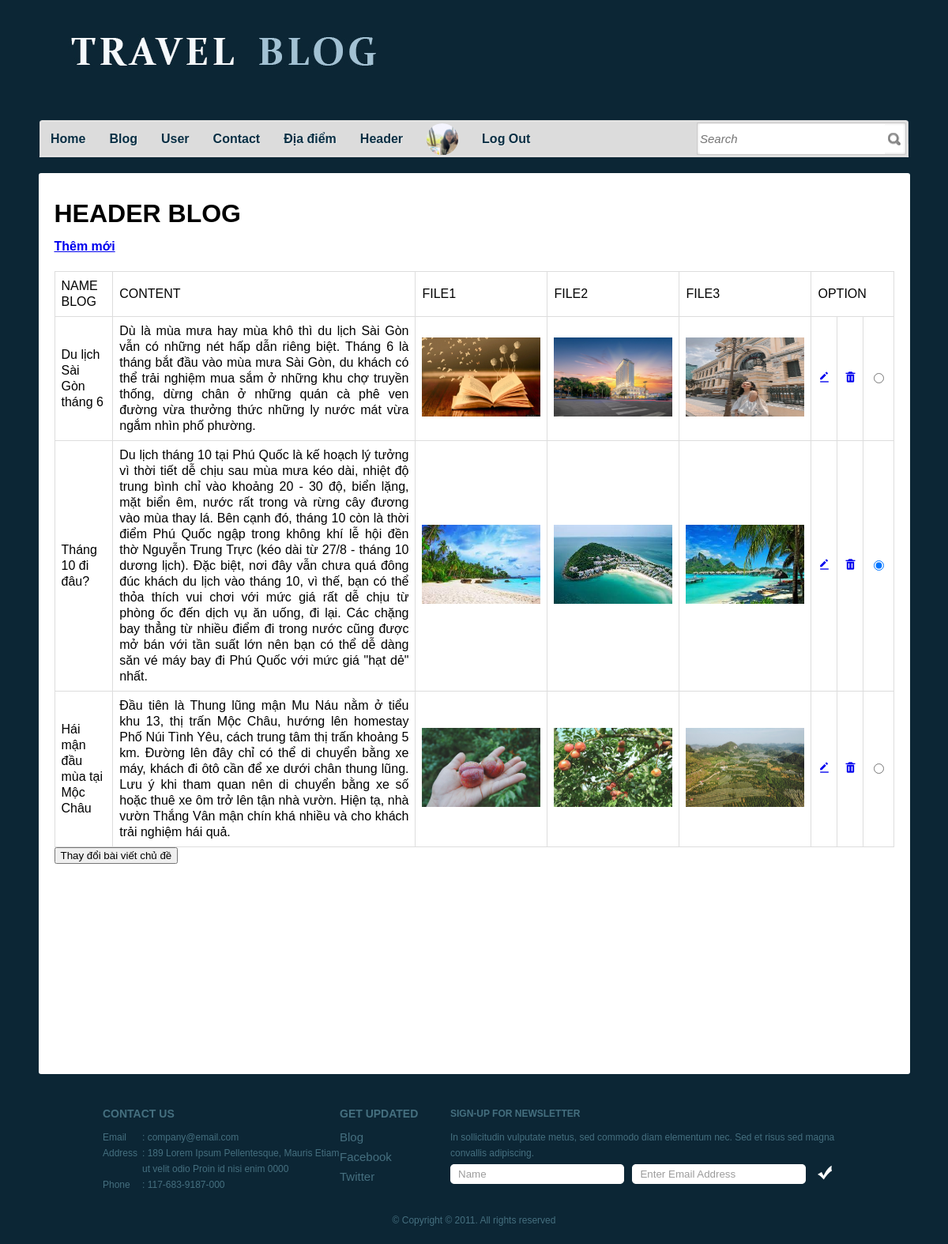
The page /ad_man_hd.php (signed in) on the database its author committed.
### tables this page shows
CREATE TABLE `register` (
  `id_regt` int(11) NOT NULL,
  `Fullname` varchar(50) NOT NULL,
  `email` varchar(30) NOT NULL,
  `password` varchar(10) NOT NULL,
  `gender` varchar(10) NOT NULL,
  `address` varchar(20) NOT NULL,
  `birthday` date NOT NULL,
  `file` varchar(100) NOT NULL,
  `level` int(11) NOT NULL
);

CREATE TABLE `header_blog` (
  `id_header` int(11) NOT NULL,
  `name_header` text NOT NULL,
  `content` text NOT NULL,
  `file1` varchar(100) NOT NULL,
  `file2` varchar(100) NOT NULL,
  `file3` varchar(100) NOT NULL,
  `check_hd` int(11) NOT NULL
);

### control.php (called while the page is built, shortened)
<?php
include('connect.php');
 class data{
    public function get_register($email,$pass){
        global $conn;
        $sql="select*from register where email='$email' and password='$pass'";
        $run=mysqli_query($conn,$sql);
        return $run;
    }
public function select_hd(){
    global $conn;
    $sql="select *from header_blog";
    $run =mysqli_query($conn,$sql);
    return $run;
}
}

### ad_man_hd.php (the view, shortened to what this page needs)
<!DOCTYPE html>
<?php
include("control.php");
$get_data=new data();
if(empty($_SESSION["email"])){
    header('location:login.php');
}
else{
$select_info=$get_data->get_register($_SESSION["email"],$_SESSION["pass"]);
foreach($select_info as $select){
	$user_avata=$select["file"];
}
?>
<html>
<head>
	<link rel="stylesheet" href="css/style.css" type="text/css" charset="utf-8" />
	<link href='https://unpkg.com/boxicons@2.1.2/css/boxicons.min.css' rel='stylesheet'>
</head>
<body>
	<div id="header">
		<a href="admin_login.php" id="logo"><img src="images/logo1.jpg" alt="LOGO" /></a>
		<div id="navigation">
			<ul>
				<li class="first"><a href="admin_login.php">Home</a></li>
				<li><a href="ad_man_blog.php">Blog</a></li>
				<li><a href="ad_man_user.php">User</a></li>
				<li><a href="ad_contact.php">Contact</a></li>
				<li><a href="ad_man_add.php">Địa điểm</a></li>
				<li><a href="ad_man_hd.php" class="selected">Header</a></li>
				<li><a href=""><img src="img/<?php echo $user_avata?>" width="40px" height="40px" style="border-radius:50%;"></a></li>
				<li><a href="logout.php">Log Out</a></li>
			</ul>
		</div>
		<div id="search">
        <form action="" method="POST">
				<input type="text" placeholder="Search" class="txtfield" name="txt_search">
				<input type="submit" value="" class="button" name="btn_search">
			</form>
		</div>
	</div>
	<div id="contents">
    <div class="background">
        <form method="POST">
        <div id="">
				<h1>HEADER BLOG</h1><h4> <a href="ad_header.php" class="icon">Thêm mới</a></h4>
				<table>
					<tr>
						<td>NAME BLOG</td>
                        <td>CONTENT</td>
						<td>FILE1</td>
						<td>FILE2</td>
                        <td>FILE3</td>
						<td colspan="3">OPTION</td>
					</tr>
					<?php
					$select_hd=$get_data->select_hd();
                    foreach($select_hd as $se_hd){
                    ?>
					<tr>
                        <td><?php echo $se_hd['name_header']?></td>
						<td style="text-align:justify"><?php echo $se_hd['content']?></td>
						<td><img src="img_hd/<?php echo $se_hd['file1']?>" class="f"/></td>
						<td><img src="img_hd/<?php echo $se_hd['file2']?>" class="f"/></td>
						<td><img src="img_hd/<?php echo $se_hd['file3']?>" class="f"/></td>
						<td><a href="ad_hd_update.php?update_blog=<?php echo $se_hd['id_header']?>" class="icon"><i class='bx bxs-edit-alt' ></i></a></td>
                        <td><a href="ad_hd_delete.php?delete=<?php echo $se_hd['id_header']?>" onclick="return (confirm('Are you sure dalete?'))" class="icon"><i class='bx bxs-trash'></i></a></td>
                        <td><input type="radio" id="html" name="check_hd" value="<?php echo $se_hd['id_header'] ?>" <?php if($se_hd['check_hd']==1) echo 'checked';?>></td>
					</tr>
					<?php
                }?>
				</table>
                <input type="submit" name="sbm_update" value="Thay đổi bài viết chủ đề" class="btn1">
                </div>
                </form>
                <?php
            }
                ?>
                </div>
	</div>
	<div id="footer">
		<ul class="contacts">
			<h3>Contact Us</h3>
			<li><span>Email</span><p>: company@email.com</p></li>
			<li><span>Address</span><p>: 189 Lorem Ipsum Pellentesque, Mauris Etiam ut velit odio Proin id nisi enim 0000</p></li>
			<li><span>Phone</span><p>: 117-683-9187-000</p></li>
		</ul>
		<ul id="connect">
			<h3>Get Updated</h3>
			<li><a href="blog.php">Blog</a></li>
			<li><a href="http://facebook.com/freewebsitetemplates" target="_blank">Facebook</a></li>
			<li><a href="http://twitter.com/fwtemplates" target="_blank">Twitter</a></li>
		</ul>
		<div id="newsletter">
			<p><b>Sign-up for Newsletter</b>
				In sollicitudin vulputate metus, sed commodo diam elementum nec. Sed et risus sed magna convallis adipiscing.
			</p>
			<form action="" method="">
				<input type="text" value="Name" class="txtfield" onblur="javascript:if(this.value==''){this.value=this.defaultValue;}" onfocus="javascript:if(this.value==this.defaultValue){this.value='';}" />
				<input type="text" value="Enter Email Address" class="txtfield" onblur="javascript:if(this.value==''){this.value=this.defaultValue;}" onfocus="javascript:if(this.value==this.defaultValue){this.value='';}" />
				<input type="submit" value="" class="button" />
			</form>
		</div>
		<span class="footnote">&copy; Copyright &copy; 2011. All rights reserved</span>
	</div>
</body>
</html>

### css/style.css (style rules this page uses)
html { font-family: Arial, Helvetica, sans-serif; }
body { background-color: #0c2635; margin: 0; }
img { border: 0; }
#header { width: 1100px; margin: 0 auto; padding: 40px 0; position: relative; }
#logo { display: block; padding: 0 0 35px 20px; }
#navigation { background: url(../images/bg-menu-left-curve.gif) no-repeat left bottom; height: 47px; padding: 13px 0 0 4px; position: absolute; bottom: -20px; left: 0; }
#navigation ul { background: url(../images/bg-menu.gif) repeat-x; display: inline-block; height: 40px; width: 840px; list-style: none; margin: 0; padding: 4px 0 3px; }
#navigation li { float: left; font-size: 16px; line-height: 40px; margin: 0 5px; text-align: center; }
#navigation li.first { margin-left: 0; }
#navigation a { color: #092f44; font-weight: bold; padding: 0 10px; text-decoration: none; text-shadow: 1px 1px 0 #eaeaea; }
#search { background: url(../images/bg-search.gif) no-repeat right bottom; height: 47px; width: 268px; padding: 13px 0 0; position: absolute; bottom: -20px; right: 0; }
#search form { display: inline-block; margin: 0; padding: 5px 4px 4px; }
#search input { float: left; line-height: 38px; }
#search .txtfield { color: #6e6e6e; font-size: 15px; font-style: italic; height: 38px; width: 234px; border: 0; margin: 0; padding: 0; }
#search .button { background: url(../images/spotlight.gif) no-repeat right center; border: 0; cursor: pointer; height: 38px; width: 20px; margin: 0; padding: 0; }
#contents { padding: 40px 0 20px; }
#contents .background { background-color: #ffffff; line-height: 20px; min-height: 1100px; width: 1063px; border-radius: 3px; margin: 0 auto; padding: 20px; }
#footer { color: #456f7f; line-height: 20px; width: 940px; margin: 0 auto; padding: 20px 10px; }
#footer ul.contacts { float: left; font-size: 12px; list-style: none; width: 300px; margin: 0; padding: 0 0 10px; }
#footer ul.contacts h3 { font-size: 14px; margin: 0 0 10px; text-transform: uppercase; }
#footer ul.contacts li span { float: left; width: 50px; }
#footer ul.contacts li p { margin: 0 0 0 50px; }
#connect { float: left; list-style: none; width: 140px; margin: 0; padding: 0; }
#connect h3 { font-size: 14px; margin: 0 0 10px; text-transform: uppercase; }
#connect li { padding: 0 0 5px; }
#connect li a { color: #456f7f; font-size: 15px; text-decoration: none; }
#newsletter { float: left; width: 500px; padding: 0 0 20px; }
#newsletter p { font-size: 12px; margin: 0; }
#newsletter p b { display: block; font-weight: 800; margin: 0 0 10px; text-transform: uppercase; }
#newsletter form { margin: 4px 0 16px; }
#newsletter .txtfield { background: url(../images/input.gif) no-repeat; color: #9c9c9c; height: 25px; line-height: 25px; width: 200px; border: 0; margin: 0 6px 0 0; padding: 0 10px; }
#newsletter .button { background: url(../images/button-check.gif) no-repeat; cursor: pointer; height: 25px; width: 25px; border: 0; padding: 0; }
#footer span.footnote { clear: both; display: block; font-size: 12px; margin: 40px 0 0; text-align: center; }

### ad_man_hd.php (style rules this page uses)
table { font-family: arial, sans-serif; border-collapse: collapse; width: 100%; }
td, th { border: 1px solid #dddddd; text-align: left; padding: 8px; color:black; }
.f { width: 150px; height: 100px; }

### rows shown on the page
register: file (picture)
header_blog: name_header "Du lịch Sài Gòn tháng 6", content "Dù là mùa mưa hay mùa khô thì du lịch Sài Gòn vẫn có những nét hấp dẫn riêng biệt. Tháng 6 là tháng bắt đầu vào mùa mưa Sài Gòn, du khách có thể trải nghiệm mua sắm ở những khu chợ truyền thống, dừng chân ở những quán cà phê ven đường vừa thưởng thức những ly nước mát vừa ngắm nhìn phố phường.", file1 (picture), file2 (picture), file3 (picture)
header_blog: name_header "Tháng 10 đi đâu?", content "Du lịch tháng 10 tại Phú Quốc là kế hoạch lý tưởng vì thời tiết dễ chịu sau mùa mưa kéo dài, nhiệt độ trung bình chỉ vào khoảng 20 - 30 độ, biển lặng, mặt biển êm, nước rất trong và rừng cây đương vào mùa thay lá. Bên cạnh đó, tháng 10 còn là thời điểm Phú Quốc ngập trong không khí lễ hội đền thờ Nguyễn Trung Trực (kéo dài từ 27/8 - tháng 10 dương lịch). Đặc biệt, nơi đây vẫn chưa quá đông đúc khách du lịch vào tháng 10, vì thế, bạn có thể thỏa thích vui chơi với mức giá rất dễ chịu từ phòng ốc đến dịch vụ ăn uống, đi lại. Các chặng bay thẳng từ nhiều điểm đi trong nước cũng được mở bán với tần suất lớn nên bạn có thể dễ dàng săn vé máy bay đi Phú Quốc với mức giá \"hạt dẻ\" nhất.", file1 (picture), file2 (picture), file3 (picture), check_hd "☑"
header_blog: name_header "Hái mận đầu mùa tại Mộc Châu", content "Đầu tiên là Thung lũng mận Mu Náu nằm ở tiểu khu 13, thị trấn Mộc Châu, hướng lên homestay Phố Núi Tình Yêu, cách trung tâm thị trấn khoảng 5 km. Đường lên đây chỉ có thể di chuyển bằng xe máy, khách đi ôtô cần để xe dưới chân thung lũng. Lưu ý khi tham quan nên di chuyển bằng xe số hoặc thuê xe ôm trở lên tận nhà vườn. Hiện tạ, nhà vườn Thắng Vân mận chín khá nhiều và cho khách trải nghiệm hái quả.", file1 (picture), file2 (picture), file3 (picture)
